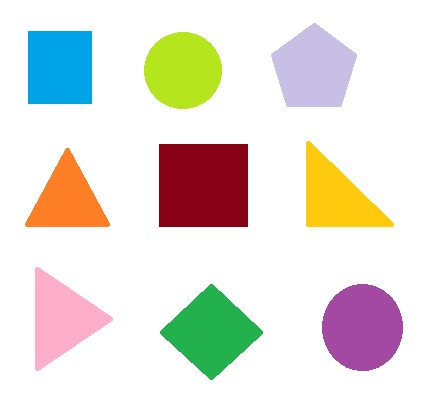
#> input picture qqq.jpg, 431 x 413 px
$ python figuredetect.py
#> lines starting #> are read from the running program, lines starting #| are printed output that depends on the picture; after the words box and inside, x2 and y2 are one past the last pixel; in counts of white or black regions, pixels touching at a corner belong together

import cv2


img = cv2.imread('qqq.jpg')
#> img is the input picture: shape (413, 431, 3); mean B, G, R 218.6, 225.6, 230.2
imgContour = img.copy()
img = cv2.cvtColor(img,cv2.COLOR_RGB2GRAY)
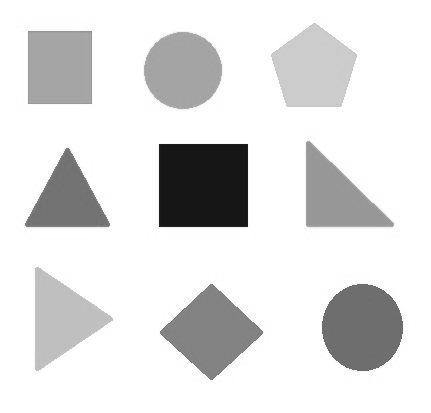
#> img: shape (413, 431); min 21, max 255, mean 224
canny = cv2.Canny(img, 150, 200)  #取輪廓
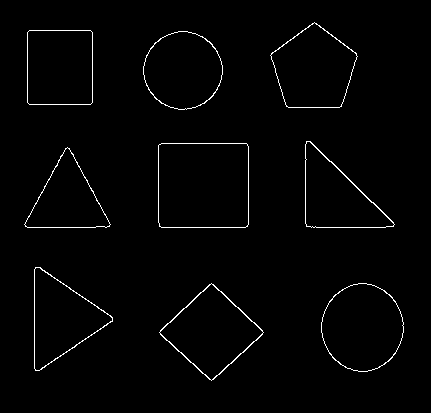
#> canny: shape (413, 431); 1.5% white in thin lines or dots, all inside (x1, y1, x2, y2) = (24, 22, 404, 381)
contours, hierarchy = cv2.findContours(canny, cv2.RETR_EXTERNAL,cv2.CHAIN_APPROX_NONE)  #取輪廓外型
#> contours = 9 contours; largest, box (x1, y1, x2, y2) and area: (158, 143, 249, 228) 7544, (321, 283, 404, 372) 5572, (159, 283, 264, 381) 5237, (270, 22, 358, 108) 5160, (27, 30, 93, 105) 4802

for cnt in contours :
    cv2.drawContours(imgContour, cnt, -1, (0,0,0),4)
    # print(cv2.contourArea(cnt))
    # print(cv2.arcLength(cnt, True))

    area = cv2.contourArea(cnt)
    if area > 500:
        peri = cv2.arcLength(cnt,True)  #邊長
        vertices = cv2.approxPolyDP(cnt, peri*0.02, True)  #取多邊形的頂點
        corners = len(vertices)  #求出圖形的邊有幾個
        x,y,w,h = cv2.boundingRect(vertices)
        cv2.rectangle(imgContour,(x,y),(x+w,y+h), (0,255,0), 4)

        if corners == 3:
            cv2.putText(imgContour,'Triangle', (x, y-5), cv2.FONT_HERSHEY_SIMPLEX,0.5,(0,0,255),1)
        elif corners == 4:
            cv2.putText(imgContour, 'Rectangle', (x, y - 5), cv2.FONT_HERSHEY_SIMPLEX, 0.5, (0, 0, 255), 1)
        elif corners == 5:
            cv2.putText(imgContour, 'Pentangon', (x, y - 5), cv2.FONT_HERSHEY_SIMPLEX, 0.5, (0, 0, 255), 1)
        elif corners >= 6:
            cv2.putText(imgContour, 'Circle', (x, y - 5), cv2.FONT_HERSHEY_SIMPLEX, 0.5, (0, 0, 255), 1)
#> this loop made 9 passes
#> (area, peri, vertices, corners, x, y, w, h) on passes 2, 3, 4, 5, 6, 8: (5237, 290.7, [[211, 283], [159, 332], [211, 380], [263, 332]], 4, 159, 283, 105, 98), (4407.5, 302.8, [[35, 267], [39, 370], [112, 317]], 3, 35, 267, 78, 104), (3648, 281.3, [[69, 148], [25, 226], [109, 226]], 3, 25, 148, 85, 79), (7544, 343.3, [[158, 145], [159, 226], [247, 226], [246, 143]], 4, 158, 143, 90, 84), (4186.5, 301.5, [[306, 141], [306, 226], [393, 226]], 3, 306, 141, 88, 86), (4802, 273.3, [[29, 30], [27, 102], [90, 104], [92, 32]], 4, 27, 30, 66, 75)
#> (area, peri, corners, x, y, w, h) on passes 1, 7, 9: (5572, 282.2, 8, 321, 283, 83, 89), (4762, 260.9, 8, 143, 31, 80, 79), (5160, 286.6, 5, 270, 22, 87, 86)
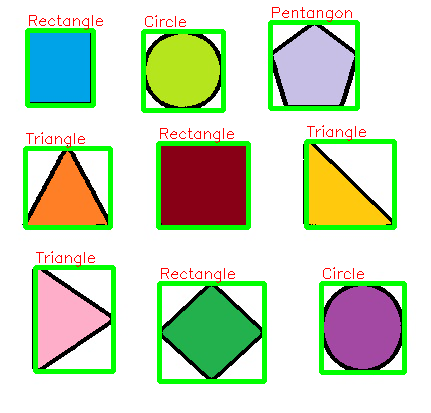
#> imgContour: shape (413, 431, 3); 12.39% of pixels changed, all inside (x1, y1, x2, y2) = (22, 7, 407, 384)


cv2.imshow('img',img)
cv2.imshow('canny', canny)
cv2.imshow('imgcontour', imgContour)
cv2.waitKey(0)

$ run again, with 47514.jpg copied over qqq.jpg
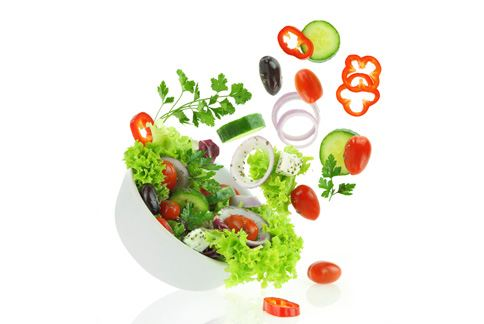
#> input picture 47514.jpg, 484 x 324 px
#> img is the input picture: shape (324, 484, 3); mean B, G, R 214.5, 232.8, 234
#> img: shape (324, 484)
#> `canny = cv2.Canny(img, 150, 200)`:
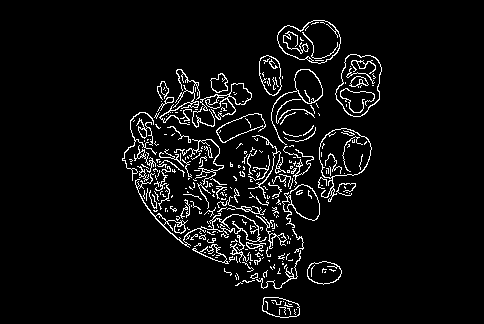
#> canny: shape (324, 484); 5.3% white in thin lines or dots, all inside (x1, y1, x2, y2) = (122, 20, 382, 318)
#> contours = 235 contours, 203 with area under 20; largest, box (x1, y1, x2, y2) and area: (335, 54, 382, 117) 2106, (319, 128, 372, 202) 2070, (277, 20, 341, 64) 1984, (135, 173, 267, 248) 850, (271, 69, 323, 145) 718
#> the loop `for cnt in contours :` made 235 passes
#> (area, peri, corners, x, y, w, h) on passes 1, 17, 136, 195, 231, 233, 234, 235: (587, 103.1, 6, 262, 297, 38, 21), (603, 98.43, 8, 307, 261, 35, 24), (850, 803, 10, 135, 173, 132, 75), (2069.5, 304, 14, 320, 129, 50, 73), (717.5, 258.4, 9, 272, 69, 51, 76), (673, 107.3, 8, 259, 55, 23, 41), (2106, 190.2, 7, 335, 54, 47, 63), (1984, 185.3, 10, 278, 20, 62, 43)
#> after the loop `for cnt in contours :`:
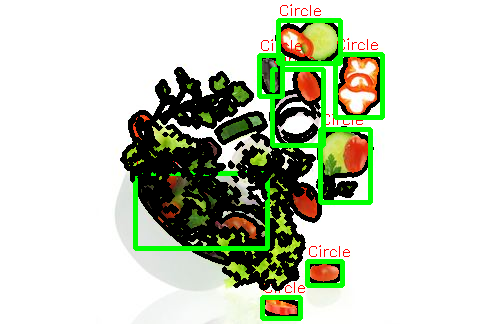
#> imgContour: shape (324, 484, 3); 19.78% of pixels changed, all inside (x1, y1, x2, y2) = (120, 4, 385, 321)
